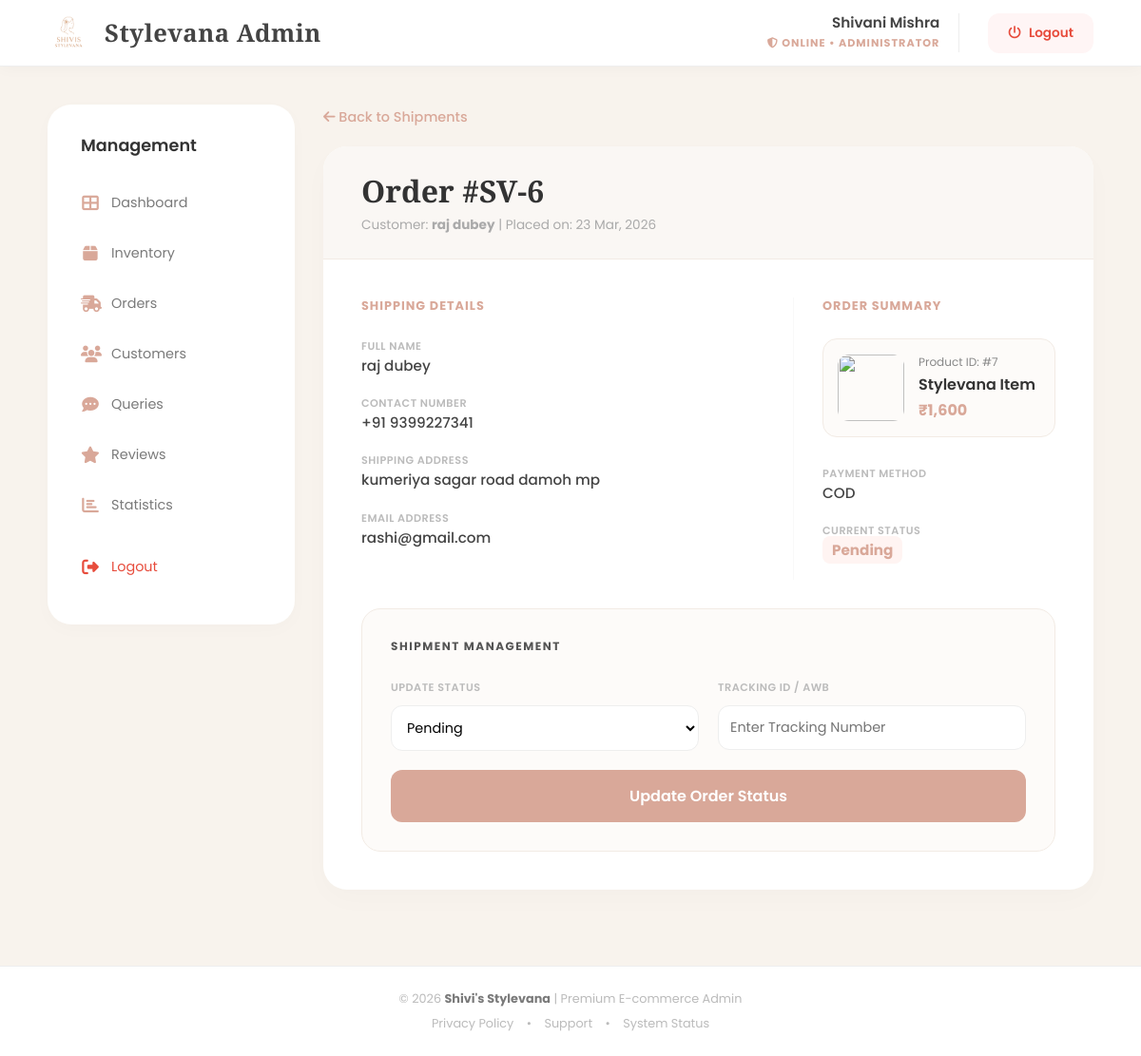
The app's page /admin-page/order-details.php?oid=6 (signed in) with its own data.
### tables this page shows
CREATE TABLE `orders` (
  `order_id` int NOT NULL AUTO_INCREMENT,
  `user_email` varchar(255) DEFAULT NULL,
  `pid` int DEFAULT NULL,
  `name` varchar(45) DEFAULT NULL,
  `adddress` varchar(45) DEFAULT NULL,
  `productprice` varchar(45) DEFAULT NULL,
  `qty` int DEFAULT NULL,
  `productphoto` varchar(500) DEFAULT NULL,
  `mobilenumber` varchar(20) DEFAULT NULL,
  `payment_method` varchar(45) DEFAULT NULL,
  `order_date` datetime DEFAULT NULL,
  `status` varchar(50) DEFAULT NULL,
  `payment_status` varchar(50) DEFAULT 'Unpaid',
  `tracking_id` varchar(100) DEFAULT NULL,
  `shipping_charge` int DEFAULT '0',
  `call_status` varchar(20) DEFAULT 'pending',
  PRIMARY KEY (`order_id`)
);

### admin-page/order-details.php (the view, shortened to what this page needs)
<?php
$cn = make_connection();
if(isset($_GET["oid"])) {
    $oid =  $_GET["oid"];
    $res = mysqli_query($cn, "SELECT * FROM orders WHERE order_id='$oid'");
    $row = mysqli_fetch_array($res);
}
?>
<!DOCTYPE html>
<html lang="en">
<head>
    <link rel="stylesheet" href="order-detail.css" />
</head>
<body>
    <?php include("header.php"); ?>
    <div class="admin-wrapper">
        <?php include("sidebar.php"); ?>
        <main class="main-content">
            <a href="order.php" class="back-link"><i class="fas fa-arrow-left"></i> Back to Shipments</a>
            <div class="detail-card">
                <div style="background: #FAF7F4; padding: 25px 40px; border-bottom: 1px solid #F2EBE4;">
                    <h1 style="font-family:'Playfair Display'; color: #333;">Order #SV-<?php echo $row['order_id']; ?></h1>
                    <p style="color:#AAA; font-size:0.85rem; margin-top: 5px;">
                        Customer: <b><?php echo $row['name']; ?></b> |
                        Placed on: <?php echo date("d M, Y", strtotime($row['order_date'])); ?>
                    </p>
                </div>
                <div class="card-body">
                    <div class="grid">
                        <div>
                            <h3 style="font-size: 0.8rem; margin-bottom: 25px; color: var(--rose); letter-spacing: 1px;">SHIPPING DETAILS</h3>
                            <p class="info-label">Full Name</p>
                            <p class="info-val"><?php echo $row['name']; ?></p>
                            <p class="info-label">Contact Number</p>
                            <p class="info-val">+91 <?php echo $row['mobilenumber']; ?></p>
                            <p class="info-label">Shipping Address</p>
                            <p class="info-val" style="line-height: 1.6;"><?php echo $row['adddress']; ?></p>
                            <p class="info-label">Email Address</p>
                            <p class="info-val"><?php echo $row['user_email']; ?></p>
                        </div>
                        <div style="border-left: 1px solid #F9F9F9; padding-left: 30px;">
                            <h3 style="font-size: 0.8rem; margin-bottom: 25px; color: var(--rose); letter-spacing: 1px;">ORDER SUMMARY</h3>
                            <div style="display:flex; align-items:center; gap:15px; background:#FDFBF9; padding:15px; border-radius:15px; border: 1px solid #F2EBE4;">
                                <?php
                                    $p_photo = $row['productphoto'];
                                    $p_img = (!empty($p_photo)) ? $p_photo : "product_images/placeholder.png";
                                ?>
                                <img src="<?php echo $p_img; ?>" style="width:70px; height:70px; border-radius:12px; object-fit:cover;">
                                <div>
                                    <p style="font-size:0.75rem; color:#888;">Product ID: #<?php echo $row['pid']; ?></p>
                                    <p style="font-weight:600; color:#333; margin: 2px 0;">Stylevana Item</p>
                                    <p style="color:var(--rose); font-weight:700;">₹<?php echo number_format($row['productprice']); ?></p>
                                </div>
                            </div>
                            <div style="margin-top: 30px;">
                                <p class="info-label">Payment Method</p>
                                <p class="info-val"><?php echo $row['payment_method']; ?></p>
                                <p class="info-label">Current Status</p>
                                <p class="info-val"><span style="color:var(--rose); font-weight:700; background: #FFF4F2; padding: 4px 10px; border-radius: 8px;"><?php echo $row['status']; ?></span></p>
                            </div>
                        </div>
                    </div>
                    <div class="status-update-box">
                        <h3 style="font-size: 0.75rem; letter-spacing: 1.5px; margin-bottom:20px; color: #555;">SHIPMENT MANAGEMENT</h3>
                        <form method="post">
                            <div style="display:grid; grid-template-columns: 1fr 1fr; gap: 20px;">
                                <div>
                                    <label class="info-label">Update Status</label>
                                    <select name="status_val">
                                        <option value="Pending" <?php if($row['status']=='Pending') echo 'selected'; ?>>Pending</option>
                                    </select>
                                </div>
                                <div>
                                    <label class="info-label">Tracking ID / AWB</label>
                                    <input type="text" name="track_id" value="<?php echo $row['tracking_id']; ?>" placeholder="Enter Tracking Number">
                                </div>
                            </div>
                            <button type="submit" name="btn_status" class="btn-save">Update Order Status</button>
                        </form>
                    </div>
                </div>
            </div>
        </main>
    </div>
    <?php include("footer.php"); ?>
</body>
</html>

### admin-page/order-detail.css (style rules this page uses)
:root { --bg: #F8F3ED; --rose: #D9A899; --white: #fff; --text: #444; --gray: #7A7A7A; }
* { margin: 0; padding: 0; box-sizing: border-box; font-family: 'Poppins', sans-serif; }
body { background: var(--bg); color: var(--text); display: flex; flex-direction: column; min-height: 100vh; }
.admin-wrapper { display: flex; flex: 1; padding: 40px 50px; gap: 30px; }
.main-content { flex: 1; }
.detail-card { background: var(--white); border-radius: 25px; overflow: hidden; box-shadow: 0 10px 30px rgba(0,0,0,0.02); }
.card-body { padding: 40px; }
.grid { display: grid; grid-template-columns: 1.5fr 1fr; gap: 40px; }
.info-label { font-size: 0.7rem; color: #BBB; text-transform: uppercase; font-weight: 600; letter-spacing: 0.5px; }
.info-val { font-size: 0.95rem; margin-bottom: 20px; font-weight: 500; }
.status-update-box { background: #FDFBF9; padding: 30px; border-radius: 20px; border: 1px solid #F2EBE4; margin-top: 30px; }
select, input { width: 100%; padding: 12px; border: 1px solid #EEE; border-radius: 12px; margin-top: 8px; outline: none; background: #fff; font-size: 0.9rem; }
.btn-save { background: var(--rose); color: white; border: none; padding: 15px; border-radius: 12px; font-weight: 600; cursor: pointer; margin-top: 20px; transition: 0.3s; width: 100%; font-size: 1rem; }
.back-link { text-decoration: none; color: var(--rose); font-size: 0.9rem; font-weight: 500; display: inline-block; margin-bottom: 20px; }

### admin-page/header.php (style rules this page uses)
:root { --bg: #F8F3ED; --rose: #D9A899; --white: #fff; --text: #444; --gray: #7A7A7A; --red: #e74c3c; }

### records on screen
orders: order_id "6", name "raj dubey", order_date "23 Mar, 2026", mobilenumber "9399227341", adddress "kumeriya sagar road damoh mp", user_email "rashi@gmail.com", pid "7", productprice "1,600", payment_method "COD", status "Pending", status_val "Pending"
